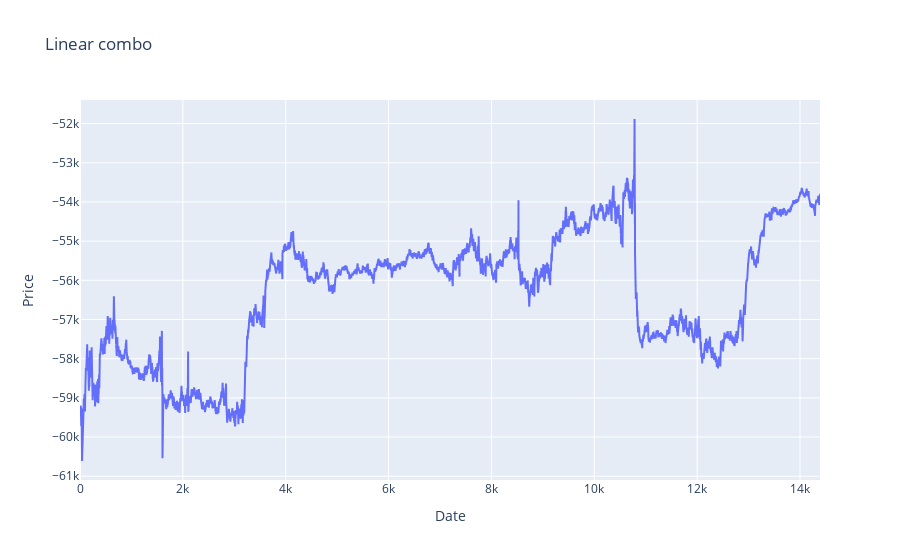

Write notebook code for a chart like this one.
### Code cell
test = pd.DataFrame()

test['close'] = -1.20236881  *data_frames[0]["close"] -  1.27315312*data_frames[1]["close"]

test = test.reset_index(drop=True)

print(np.std(test))
# print(adfuller(test)[1])

plt.plot(test['close'])

def plot(functions):
    nsga = NSGA(functions)
    population = nsga.generate_population()
    print("Generation 0")
    for i in range(20):
        population = nsga.evolve(population)
        print("Generation ", i+1)
        print("Average norm: ", nsga.avg_objective(population, 0))
        print("Average standard deviation: ",
              nsga.avg_objective(population, 1))

    print(population)


graph = go.Figure()

graph.update_layout(title='Linear combo',
                     xaxis_title='Date',
                     yaxis_title='Price')
graph.add_trace(go.Scatter(x=test.index, y=test['close'], mode='lines', name='Close'))

### Figure 1 — Plotly figure (JSON) as saved in the notebook; plotly's stock layout.template omitted (floating-point values rounded to 4 significant figures; data arrays with more than 128 entries replaced by an {"elided": "..."} marker saying what was removed)
{"data": [{"mode": "lines", "name": "Close", "type": "scatter", "x": {"elided": "14390 int values"}, "y": {"elided": "14390 float values"}}], "layout": {"title": {"text": "Linear combo"}, "xaxis": {"title": {"text": "Date"}}, "yaxis": {"title": {"text": "Price"}}}}
